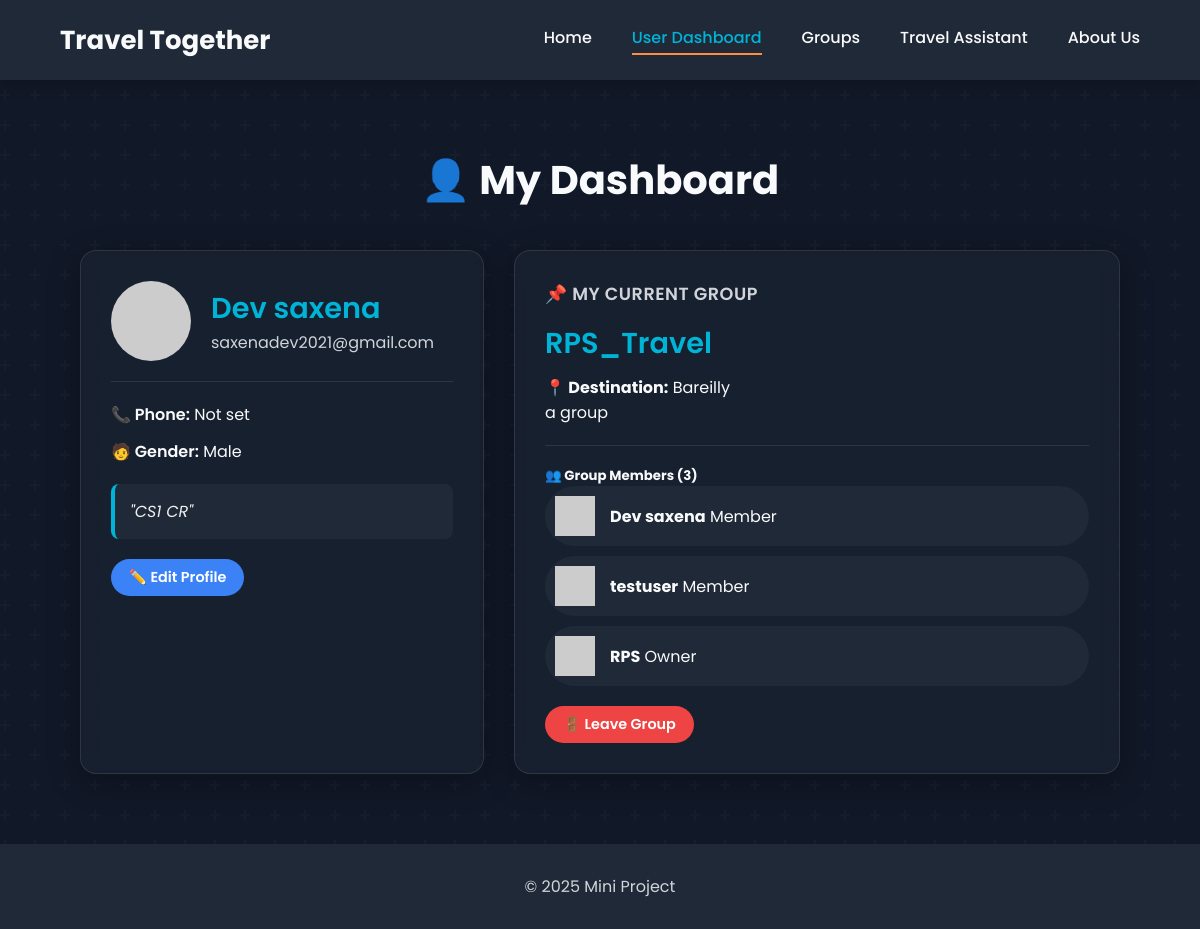
/user (signed in), run on the app's committed database.
### tables this page shows
CREATE TABLE Users (
        userid TEXT PRIMARY KEY,
        username TEXT UNIQUE NOT NULL,
        password TEXT NOT NULL,
        email TEXT UNIQUE NOT NULL,
        phone_no TEXT UNIQUE,
        gender TEXT CHECK(gender IN ('Male', 'Female', 'Other')),
        marital_status TEXT CHECK(marital_status IN ('Single', 'Married', 'Divorced', 'Widowed')),
        bio TEXT,
        created_at TEXT DEFAULT CURRENT_TIMESTAMP
    );

CREATE TABLE Groups (
        group_id TEXT PRIMARY KEY,
        group_name TEXT NOT NULL,
        group_description TEXT,
        group_type TEXT NOT NULL CHECK(group_type IN ('Public', 'Private')),
        owner_id TEXT NOT NULL,
        destination_id TEXT,
        member_count INTEGER DEFAULT 1,
        max_members INTEGER DEFAULT 50,
        created_at TEXT DEFAULT CURRENT_TIMESTAMP,
        FOREIGN KEY (owner_id) REFERENCES Users (userid) ON DELETE CASCADE,
        FOREIGN KEY (destination_id) REFERENCES Destinations (destination_id) ON DELETE SET NULL
    );

CREATE TABLE Destinations (
        destination_id TEXT PRIMARY KEY,
        destination_name TEXT UNIQUE NOT NULL,
        country TEXT NOT NULL
    );

CREATE TABLE GroupMembers (
        member_id TEXT PRIMARY KEY,
        group_id TEXT NOT NULL,
        user_id TEXT NOT NULL,
        username TEXT NOT NULL,
        join_status TEXT DEFAULT 'Approved' CHECK(join_status IN ('Pending', 'Approved', 'Rejected', 'Blocked')),
        joined_at TEXT DEFAULT CURRENT_TIMESTAMP,
        role TEXT DEFAULT 'Member' CHECK(role IN ('Owner', 'Admin', 'Member')),
        FOREIGN KEY (group_id) REFERENCES Groups (group_id) ON DELETE CASCADE,
        FOREIGN KEY (user_id) REFERENCES Users (userid) ON DELETE CASCADE,
        UNIQUE(group_id, user_id)
    );

### app.py (the view)
@app.route('/user')
def user():
    conn, user_data = validate_user_session()
    if not user_data:
        return redirect("/auth")
    current_group = database.get_user_groups(user_data['userid'])
    group = current_group[0] if current_group else None
    members = []
    if group:
        members = database.get_group_members(group['group_id'])
    conn.close()
    return render_template("user.html", user=user_data, group=group, members=members)

### app.py (called while the page is built)
def validate_user_session():
    user_id = session.get("user_id")
    if not user_id:
        return None, None  # No user in session
    conn = database.get_db_connection()
    user = conn.execute("SELECT * FROM Users WHERE userid = ?", (user_id,)).fetchone()
    if not user:
        session.clear()
        flash("Your session was invalid. Please log in again.", "warning")
        conn.close()
        return None, None
    return conn, user

### database.py (called while the page is built)
def get_db_connection():
    conn = sqlite3.connect('travel_together.db')
    conn.row_factory = sqlite3.Row
    conn.execute("PRAGMA foreign_keys = ON;")
    return conn

def get_user_groups(user_id):
    conn = get_db_connection()
    groups = conn.execute("""
        SELECT g.*, d.destination_name, gm.role
        FROM Groups g
        JOIN GroupMembers gm ON g.group_id = gm.group_id
        LEFT JOIN Destinations d ON g.destination_id = d.destination_id
        WHERE gm.user_id = ?
    """, (user_id,)).fetchall()
    conn.close()
    return groups

def get_group_members(group_id):
    conn = get_db_connection()
    members = conn.execute("""
        SELECT u.username, u.email, u.phone_no, gm.role, gm.joined_at
        FROM GroupMembers gm
        JOIN Users u ON gm.user_id = u.userid
        WHERE gm.group_id = ?
        ORDER BY gm.role, gm.joined_at
    """, (group_id,)).fetchall()
    conn.close()
    return members

### templates/user.html (shortened to what this page needs)
<!DOCTYPE html>
<html lang="en">
<head>
    <link rel="stylesheet" href="/static/style.css">
</head>
<body class="page-user">
    <header class="navbar">
        <div class="logo">
            <p>Travel Together</p>
        </div>
        <nav class="nav-links" id="nav-links">
            <a href="/home">Home</a>
            <a href="/user" class="active">User Dashboard</a>
            <a href="/groups">Groups</a>
            <a href="/travel">Travel Assistant</a>
            <a href="/about">About Us</a>
        </nav>
    </header>
    <main>
        <div class="dashboard-container">
            <h2>👤 My Dashboard</h2>
            <div class="dashboard-grid">
                <div class="dashboard-card user-profile-card">
                    <div class="profile-header">
                        <img src="https://placehold.co/80x80/00b4d8/FFFFFF?text={{ user['username'][0]|upper }}" alt="User Avatar" class="profile-avatar">
                        <div class="profile-info">
                            <strong>{{ user['username'] }}</strong>
                            <span>{{ user['email'] }}</span>
                        </div>
                    </div>
                    <div class="profile-details">
                        <span><strong>📞 Phone:</strong> {{ user['phone_no'] or 'Not set' }}</span>
                        <span><strong>🧑 Gender:</strong> {{ user['gender'] or 'Not set' }}</span>
                    </div>
                    {% if user['bio'] %}<p class="profile-bio">"{{ user['bio'] }}"</p>{% else %}<p class="profile-bio" style="color: #9ca3af;">No bio provided.</p>{% endif %}
                    <button class="btn edit-btn" style="margin-top: 20px;" onclick="document.getElementById('edit-profile-modal').style.display='flex'">✏️ Edit Profile</button>
                </div>
                <div class="dashboard-card current-group-card">
                    {% if group %}
                        <h3>📌 My Current Group</h3>
                        <h4>{{ group['group_name'] }}</h4>
                        <p><strong>📍 Destination:</strong> {{ group['destination_name'] or 'Not Set' }}</p>
                        <p class="group-description">{{ group['group_description'] or "No description provided." }}</p>
                        <hr>
                        <h5>👥 Group Members ({{ group['member_count'] }})</h5>
                        <ul class="group-members-list">
                            {% for member in members %}
                                <li class="member-item">
                                    <img src="https://placehold.co/40x40/ade8f4/333333?text={{ member['username'][0]|upper }}" alt="Member Avatar">
                                    <div class="member-info">
                                        <strong>{{ member['username'] }}</strong>
                                        <span>{{ member['role'] }}</span>
                                    </div>
                                </li>
                            {% endfor %}
                        </ul>
                        <a href="/groups/leave/{{ group.group_id }}" class="btn delete-btn" style="margin-top: 20px;">🚪 Leave Group</a>
                    {% else %}
                        <div class="no-group-info">
                            <h3>You are not in a group yet!</h3>
                            <p>Join an existing travel group or create your own to start your next adventure.</p>
                            <a href="/groups" class="btn join-btn" style="margin-top: 10px;">Find a Group</a>
                        </div>
                    {% endif %}
                </div>
            </div>
        </div>
    </main>
    <footer>
        <p>© 2025 Mini Project</p>
    </footer>
</body>
</html>

### static/style.css (style rules this page uses)
:root { --theme-bg: #111827; --theme-bg-secondary: #1f2937; --theme-text-primary: #f9fafb; --theme-text-secondary: #d1d5db; --theme-border: rgba(255, 255, 255, 0.1); --theme-card-bg: rgba(31, 41, 55, 0.5); --primary-color: #0096c7; --secondary-color: #00b4d8; --accent-color: #ff8c42; --border-radius: 16px; --shadow: 0 8px 32px rgba(0, 0, 0, 0.3); }
* { margin: 0; padding: 0; box-sizing: border-box; font-family: 'Poppins', sans-serif; }
body { display: flex; flex-direction: column; min-height: 100vh; color: var(--theme-text-primary); background-color: var(--theme-bg); background-attachment: fixed; }
main { flex-grow: 1; }
hr { border: none; height: 1px; background-color: var(--theme-border); margin: 20px 0; }
.navbar { display: flex; justify-content: space-between; align-items: center; width: 100%; padding: 0 5%; height: 80px; background: var(--theme-bg-secondary); color: var(--theme-text-primary); box-shadow: 0 4px 15px rgba(0, 0, 0, 0.2); position: relative; z-index: 1000; }
.logo { font-size: 26px; font-weight: 700; }
.nav-links { display: flex; gap: 40px; align-items: center; }
.nav-links a { color: var(--theme-text-primary); text-decoration: none; font-size: 16px; font-weight: 500; padding-bottom: 5px; position: relative; transition: color 0.3s; }
.nav-links a::after { content: ''; position: absolute; bottom: 0; left: 0; width: 0; height: 2px; background-color: var(--accent-color); transition: width 0.3s ease-out; }
.nav-links a:hover, .nav-links a.active { color: var(--secondary-color); }
.nav-links a:hover::after, .nav-links a.active::after { width: 100%; }
.btn { display: inline-flex; align-items: center; justify-content: center; gap: 8px; padding: 8px 18px; border-radius: 50px; font-weight: 600; font-size: 0.9rem; text-decoration: none; border: none; cursor: pointer; transition: all 0.3s ease; }
.delete-btn { background: #ef4444; color: white; }
.edit-btn { background: #3b82f6; color: white; }
footer { background-color: var(--theme-bg-secondary); color: var(--theme-text-secondary); text-align: center; padding: 30px; margin-top: auto; }
.page-user .dashboard-container { width: 90%; max-width: 1200px; margin: 50px auto; padding: 20px; }
.page-user .dashboard-container h2 { text-align: center; margin-bottom: 40px; color: var(--theme-text-primary); font-size: 2.5rem; }
.page-user .dashboard-card { background: var(--theme-card-bg); backdrop-filter: blur(10px); border-radius: var(--border-radius); padding: 30px; box-shadow: var(--shadow); border: 1px solid var(--theme-border); height: 100%; transition: transform 0.3s ease, box-shadow 0.3s ease; }
.page-user .dashboard-grid { display: grid; grid-template-columns: 1fr 1.5fr; gap: 30px; align-items: flex-start; }
.page-user .user-profile-card .profile-header { display: flex; align-items: center; gap: 20px; padding-bottom: 20px; margin-bottom: 20px; border-bottom: 1px solid var(--theme-border); }
.page-user .profile-avatar { width: 80px; height: 80px; border-radius: 50%; object-fit: cover; }
.page-user .profile-info strong { font-size: 1.8rem; font-weight: 600; color: var(--secondary-color); display: block; }
.page-user .profile-info span { color: var(--theme-text-secondary); font-size: 1rem; }
.page-user .profile-details span { display: block; margin-bottom: 12px; font-size: 1rem; }
.page-user .profile-details span strong { font-weight: 600; color: var(--theme-text-primary); }
.page-user .profile-bio { margin-top: 20px; font-style: italic; color: #eee; background-color: var(--theme-bg-secondary); padding: 15px; border-radius: 8px; border-left: 4px solid var(--secondary-color); }
.page-user .current-group-card h3 { font-size: 1.1rem; font-weight: 600; text-transform: uppercase; color: var(--theme-text-secondary); letter-spacing: 0.5px; margin-bottom: 15px; }
.page-user .current-group-card h4 { font-size: 1.8rem; font-weight: 600; color: var(--secondary-color); margin-bottom: 10px; }
.page-user .group-members-list { list-style: none; padding: 0; display: flex; flex-direction: column; gap: 10px; }
.page-user .member-item { display: flex; align-items: center; gap: 15px; padding: 10px; border-radius: 50px; background: var(--theme-bg-secondary); transition: background 0.3s, transform 0.2s; }

### data on the page
Users: username "Dev saxena", email "saxenadev2021@gmail.com", gender "Male", bio "CS1 CR"
Groups: group_name "RPS_Travel", group_description "a group", member_count "3"
Destinations: destination_name "Bareilly"
GroupMembers: username "Dev saxena", role "Member"
GroupMembers: username "testuser", role "Member"
GroupMembers: username "RPS", role "Owner"

### other printed values
{{ user['phone_no'] or 'Not set' }} "Not set"
